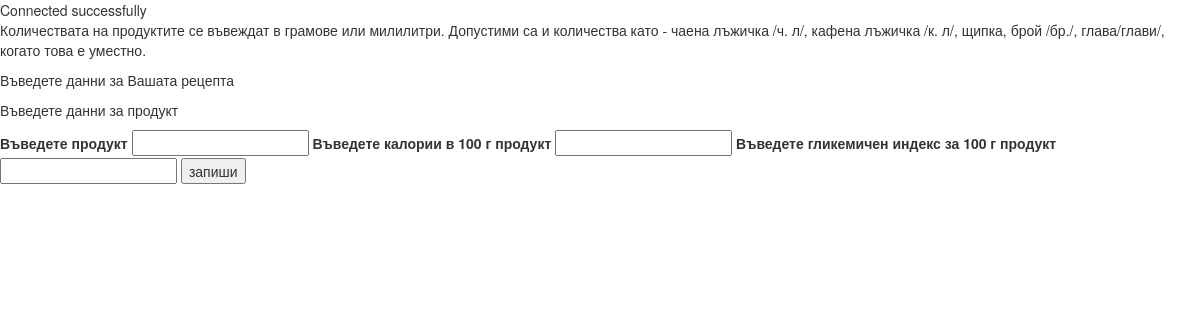
/pre_project/update_new_product.php?product=ядки, run on an earlier commit of the app's database.
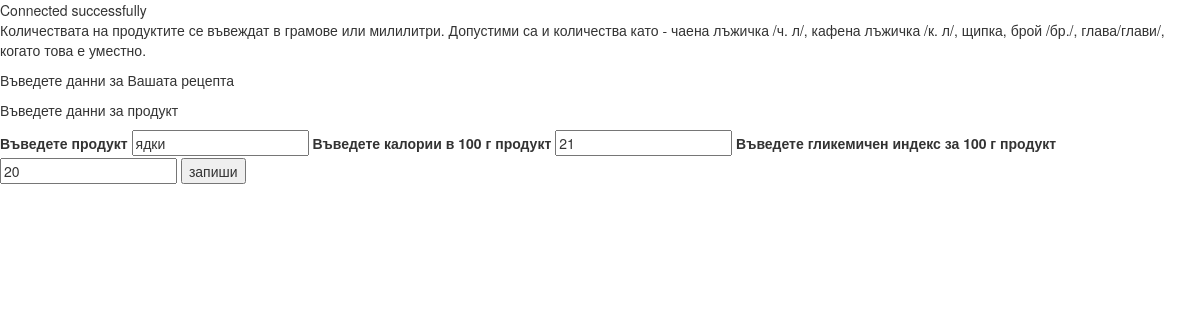
And on a later commit of the database.
### tables this page shows
CREATE TABLE IF NOT EXISTS `products` (
  `id` int(11) NOT NULL AUTO_INCREMENT,
  `product` varchar(200) NOT NULL,
  `product_type` int(11) DEFAULT NULL,
  `calories` int(11) NOT NULL,
  `gi` int(11) NOT NULL,
  `picture` blob,
  `user_id` int(11) NOT NULL,
  `date_deleted` date DEFAULT NULL,
  PRIMARY KEY (`id`),
  UNIQUE KEY `product` (`product`),
  KEY `product_type` (`product_type`),
  KEY `users_id` (`user_id`)
);

### pre_project/update_new_product.php (the view, shortened to what this page needs)
<?php
require_once('functions.php');
if(!empty($_GET)) {
	$product = $_GET['product'];
} else {
	$product = '';
}
$q = "SELECT * FROM `products` WHERE `product` = '$product'";
$result = mysqli_query($connect, $q);
if (mysqli_num_rows($result)>0) {
	$row = mysqli_fetch_assoc($result);
}
?>
<!DOCTYPE html>
<html lang="en">
<head>
	<link rel="stylesheet" href="https://maxcdn.bootstrapcdn.com/bootstrap/3.3.5/css/bootstrap.min.css">
	<link rel="stylesheet" href="https://maxcdn.bootstrapcdn.com/bootstrap/3.3.5/css/bootstrap-theme.min.css">
</head>
<body>
	<p>Количествата на продуктите се въвеждат в грамове или милилитри. Допустими са и количества като - чаена лъжичка /ч. л/, кафена лъжичка /к. л/, щипка, брой /бр./, глава/глави/, когато това е уместно. </p>
	<p>Въведете данни за Вашата рецепта</p>
	<form method="post" action="update_new_product.php">
		<p>Въведете данни за продукт</p>
		<label for="nm">Въведете продукт</label>
		<input type="text" name="name" id="nm" value="<?php if(isset($row['product'])) {echo $row['product']; }?>">
		<label for="cal">Въведете калории в 100 г продукт</label>
		<input type="number" name="cal" id="cal" value="<?php echo $row['calories'];?>">
		<label for="gi">Въведете гликемичен индекс за 100 г продукт</label>
		<input type="number" name="gi" id="gi" value="<?php echo $row['gi'];?>">
		<input type="submit" value="запиши" name="submit">
	</form>

What changed in the data, as far as the page shows it:
now on this page (row edited): products: name "ядки", cal "21", gi "20"
